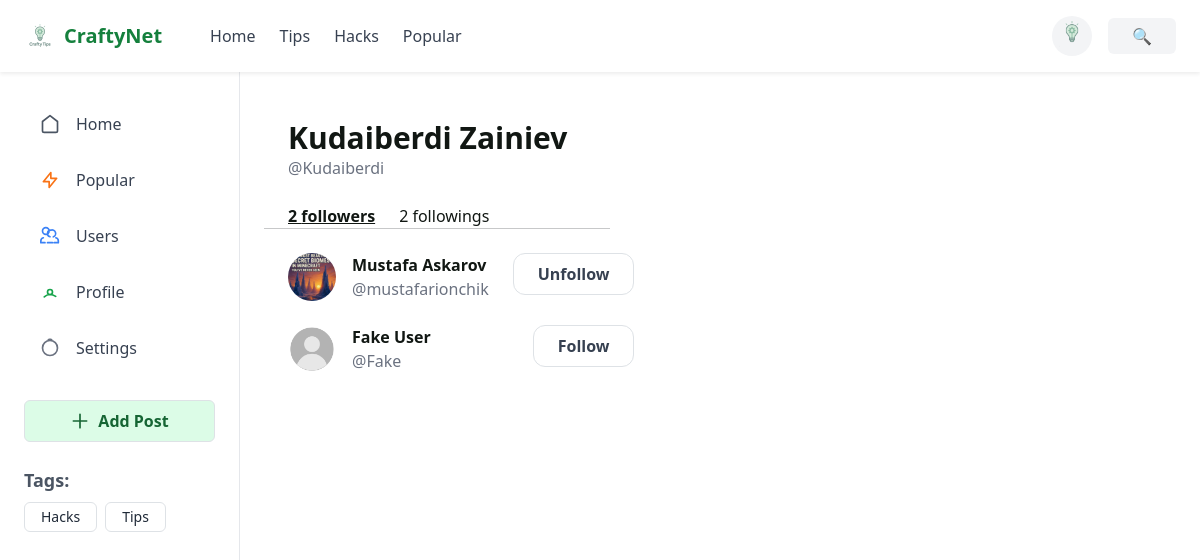
Page /subscribers/1/ (signed in) on the committed database.
### logr/models.py (models this page shows)
class User(AbstractUser):
    photo = models.ImageField(upload_to='static/users/%Y/%m/%d/', blank=True, null=True, verbose_name='Photo')

### homee/models.py (models this page shows, shortened)
class TagPost(models.Model):
    tag = models.CharField(max_length=255, db_index=True)
    slug = models.SlugField(max_length=255, unique=True, db_index=True)
    def get_absolute_url(self):
        return reverse('tag', kwargs={'tag_slug': self.slug})
    class Meta:
        verbose_name = "Tag"
        verbose_name_plural = "Tags"

### subscriptions/models.py (models this page shows, shortened)
class Subscription(models.Model):
    subscriber = models.ForeignKey(get_user_model(), related_name='subscriber', on_delete=models.CASCADE)
    to_user = models.ForeignKey(get_user_model(), on_delete=models.CASCADE, related_name='subscriptions')
    created_at = models.DateTimeField(auto_now_add=True)
    class Meta:
        unique_together = ("subscriber", "to_user")

### subscriptions/views.py (the view)
# urls.py: path('subscribers/<int:user_id>/', SubscriberView.as_view(), name='subscriber'),
class SubscriberView(ListView):
    model = Subscription
    template_name = "subscriber.html"
    context_object_name = "followers"
    def get_queryset(self):
        return Subscription.objects.filter(to_user_id=self.kwargs['user_id'])
    def get_context_data(self, **kwargs):
        context = super().get_context_data(**kwargs)
        User = get_user_model()
        user = self.request.user
        to_user = get_object_or_404(User, pk=self.kwargs['user_id'])
        context['to_user'] = to_user
        following = Subscription.objects.filter(subscriber=to_user)
        followers = Subscription.objects.filter(to_user = to_user)
        context['following'] = following
        following_ids = Subscription.objects.filter(subscriber=user).values_list('to_user_id', flat=True)
        context['following_ids'] = following_ids
        return context

### homee/templatetags/custom_filters.py (called while the page is built)
@register.inclusion_tag('list_tags.html')
def get_all_tags():
    return {'tags': TagPost.objects.annotate(total=Count("tags")).filter(total__gt=0)}

### subscriptions/templates/subscriber.html
{% extends 'base.html' %}
{% load custom_filters %}
{% load static %}
{% block content %}
<main class="p-6">
    <div class="flex px-6 pt-6 w-full max-w-6xl">
        <div class="flex-1 w-full">
            <h1 class="font-bold text-3xl text-[#111713]">{{ to_user.first_name }} {{ to_user.last_name }}</h1>
            <a href="{% url 'users:user_profile' to_user.id %}"><p class="text-gray-500 mb-6">@{{ to_user.username }}</p></a>
            <div class="flex space-x-6">
                <a href="{% url 'subscriber' to_user.id %}"><span class="font-bold text-[#111713] underline">{{followers.count}} followers</span></a>
                <a href="{% url 'subscription' to_user.id %}"><span class="text-[#111713]">{{following.count}} followings</span></a>
            </div>
        </div>
    </div>
    <hr class="mb-6 w-full">
    <div class="space-y-6 w-full ml-6">
        {% for follower in followers %}
        <div class="flex justify-between">
            <div class="flex items-center">
                {% if follower.subscriber.photo %}
                    <img class="rounded-full object-cover w-12 h-12" src="{{ follower.subscriber.photo.url }}">
                {% else %}
                    <img class="rounded-full object-cover w-12 h-12" src="{% static '/users/default.png' %}">
                {% endif %}
                <div class="ml-4">
                    <p class="font-bold text-[#111713]">{{ follower.subscriber.first_name }} {{ follower.subscriber.last_name }}</p>
                    <a href="{% url 'users:user_profile' follower.subscriber.id %}"><p class="text-gray-500">@{{ follower.subscriber.username }}</p></a>
                </div>
            </div>
            {% if follower.subscriber.id in following_ids %}
                <a href="{% url 'subscribe' follower.subscriber.id %}">
                    <button class="w-45 py-2 px-4 rounded-xl border border-gray-300 text-gray-700 font-semibold hover:bg-gray-100 transition">
                        Unfollow
                    </button>
                </a>
            {% elif follower.subscriber.id != user.id %}
                <a href="{% url 'subscribe' follower.subscriber.id %}">
                    <button class="w-45 py-2 px-4 rounded-xl border border-gray-300 text-gray-700 font-semibold hover:bg-gray-100 transition">
                        Follow
                    </button>
                </a>
            {% endif %}
        </div>
        {% endfor %}
    </div>
</main>
{% endblock %}

### templates/base.html (shortened to what this page needs)
{% load custom_filters %}
{% load static %}
<!DOCTYPE html>
<html>
<head>
    <script src="https://cdn.tailwindcss.com"></script>
    <link href="https://cdn.jsdelivr.net/npm/bootstrap@5.3.0/dist/css/bootstrap.min.css" rel="stylesheet">
</head>
<body>
    <div style='font-family: "Space Grotesk", "Noto Sans", sans-serif;'>
        <header class="w-full bg-white shadow-sm sticky top-0">
            <div class="w-full px-4 py-3 flex items-center justify-between">
                <div class="flex items-center space-x-12">
                    <div class="flex items-center space-x-2">
                        <a href="{% url 'home' %}">
                            <img src="{% static 'srcp/images/icon.png' %}" class="h-8 w-8">
                        </a>
                        <span class="text-xl font-bold text-green-700">
                            <a href="{% url 'home' %}">CraftyNet</a>
                        </span>
                    </div>
                    <nav class="hidden md:flex space-x-6 text-gray-700 font-medium">
                        <a href="{% url 'home' %}" class="hover:text-green-600">Home</a>
                        <a href="{% url 'cat' 'tips' %}" class="hover:text-green-600">Tips</a>
                        <a href="{% url 'cat' 'hacks' %}" class="hover:text-green-600">Hacks</a>
                        <a href="{% url 'popular' %}" class="hover:text-green-600">Popular</a>
                    </nav>
                </div>
                <div class="ml-auto flex items-center space-x-4">
                    {% if user.is_authenticated %}
                    <div class="relative">
                        <div id="userMenuButton" class="flex items-center bg-gray-100 hover:bg-gray-200 rounded-full text-sm font-medium cursor-pointer">
                            {% if user.photo %}
                                <p><img class="rounded-circle d-block mx-auto" width="40" src="{{ user.photo.url }}"></p>
                            {% else %}
                                <p><img class="rounded-circle d-block mx-auto" width="40" src="{% static '/users/default.png' %}"></p>
                            {% endif %}
                        </div>
                    </div>
                    {% endif %}
                    <button class="bg-gray-100 text-gray-800 font-semibold px-4 py-1.5 rounded-md hover:bg-gray-200">🔍</button>
                </div>
            </div>
        </header>
        <div class="flex h-screen">
            <aside class="w-60 min-h-screen bg-white border-r px-6 py-8">
                <nav class="space-y-4 text-gray-700 font-medium">
                    <a href="{% url 'home' %}" class="flex items-center gap-3 px-3 py-2 rounded-md hover:bg-gray-100 transition">
                        <svg xmlns="http://www.w3.org/2000/svg" class="h-5 w-5 text-gray-600" fill="none" viewBox="0 0 24 24" stroke="currentColor">
                            <path stroke-linecap="round" stroke-linejoin="round" stroke-width="2" d="M3 9l9-7 9 7v11a2 2 0 01-2 2H5a2 2 0 01-2-2z" />
                        </svg>
                        <span>Home</span>
                    </a>
                    <a href="{% url 'popular' %}" class="flex items-center gap-3 px-3 py-2 rounded-md hover:bg-gray-100 transition">
                        <svg xmlns="http://www.w3.org/2000/svg" class="h-5 w-5 text-orange-500" fill="none" viewBox="0 0 24 24" stroke="currentColor">
                            <path stroke-linecap="round" stroke-linejoin="round" stroke-width="2" d="M13 10V3L4 14h7v7l9-11h-7z" />
                        </svg>
                        <span>Popular</span>
                    </a>
                    <a href="{% url 'users' %}" class="flex items-center gap-3 px-3 py-2 rounded-md hover:bg-gray-100 transition">
                        <span>Users</span>
                    </a>
                    <a href="{% url 'users:profile' %}" class="flex items-center gap-3 px-3 py-2 rounded-md hover:bg-gray-100 transition">
                        <svg xmlns="http://www.w3.org/2000/svg" class="h-5 w-5 text-green-600" fill="none" viewBox="0 0 24 24" stroke="currentColor">
                            <path stroke-linecap="round" stroke-linejoin="round" stroke-width="2" d="M5.121 17.804A10.97 10.97 0 0112 15c2.485 0 4.77.83 6.879 2.22M15 12a3 3 0 11-6 0 3 3 0 016 0z" />
                        </svg>
                        <span>Profile</span>
                    </a>
                    <a href="{% url 'users:setting' %}" class="flex items-center gap-3 px-3 py-2 rounded-md hover:bg-gray-100 transition">
                        <svg xmlns="http://www.w3.org/2000/svg" class="h-5 w-5 text-gray-500" fill="none" viewBox="0 0 24 24" stroke="currentColor">
                            <path stroke-linecap="round" stroke-linejoin="round" stroke-width="2" d="M9.75 3a1.5 1.5 0 011.5-1.5h1.5A1.5 1.5 0 0114.25 3M21 12a9 9 0 11-18 0 9 9 0 0118 0z" />
                        </svg>
                        <span>Settings</span>
                    </a>
                </nav>
                <div class="mt-auto pt-8 max-w-xl mx-auto space-y-4">
                    <a href="{% url 'add_post' %}">
                        <button class="w-full flex items-center justify-center gap-2 border border-green-500 bg-green-100 text-green-800 font-semibold px-4 py-2 rounded-md hover:bg-green-200 transition">
                            <svg xmlns="http://www.w3.org/2000/svg" class="h-5 w-5 text-green-800" fill="none" viewBox="0 0 24 24" stroke="currentColor">
                                <path stroke-linecap="round" stroke-linejoin="round" stroke-width="2" d="M12 4v16m8-8H4" />
                            </svg>
                            Add Post
                        </button>
                    </a>
                </div>
                {% get_all_tags %}
            </aside>
            {% block content %}
            {% endblock %}
        </div>
    </div>
</body>
</html>

### homee/templates/list_tags.html
{% if tags %}
    <div class="mt-4">
        <h3 class="text-lg font-semibold mb-2 text-gray-600">Tags:</h3>
        <div class="flex flex-wrap gap-2">
            {% for i in tags %}
                <a href="{{ i.get_absolute_url }}"
                   class="px-3 py-1 text-sm text-gray-800 border border-gray-400 rounded hover:bg-gray-200 transition">
                    {{ i.tag }}
                </a>
            {% endfor %}
        </div>
    </div>
{% endif %}

### rows in the picture
User: photo (picture), first_name "Kudaiberdi", last_name "Zainiev", username "Kudaiberdi"
TagPost: tag "Hacks"
TagPost: tag "Tips"
Subscription: subscriber.photo (picture), subscriber.first_name "Mustafa", subscriber.last_name "Askarov", subscriber.username "mustafarionchik", shows "Unfollow"
Subscription: subscriber.first_name "Fake", subscriber.last_name "User", subscriber.username "Fake", shows "Follow"

### other values in the picture
{{ followers.count }} "2"
{{ following.count }} "2"
